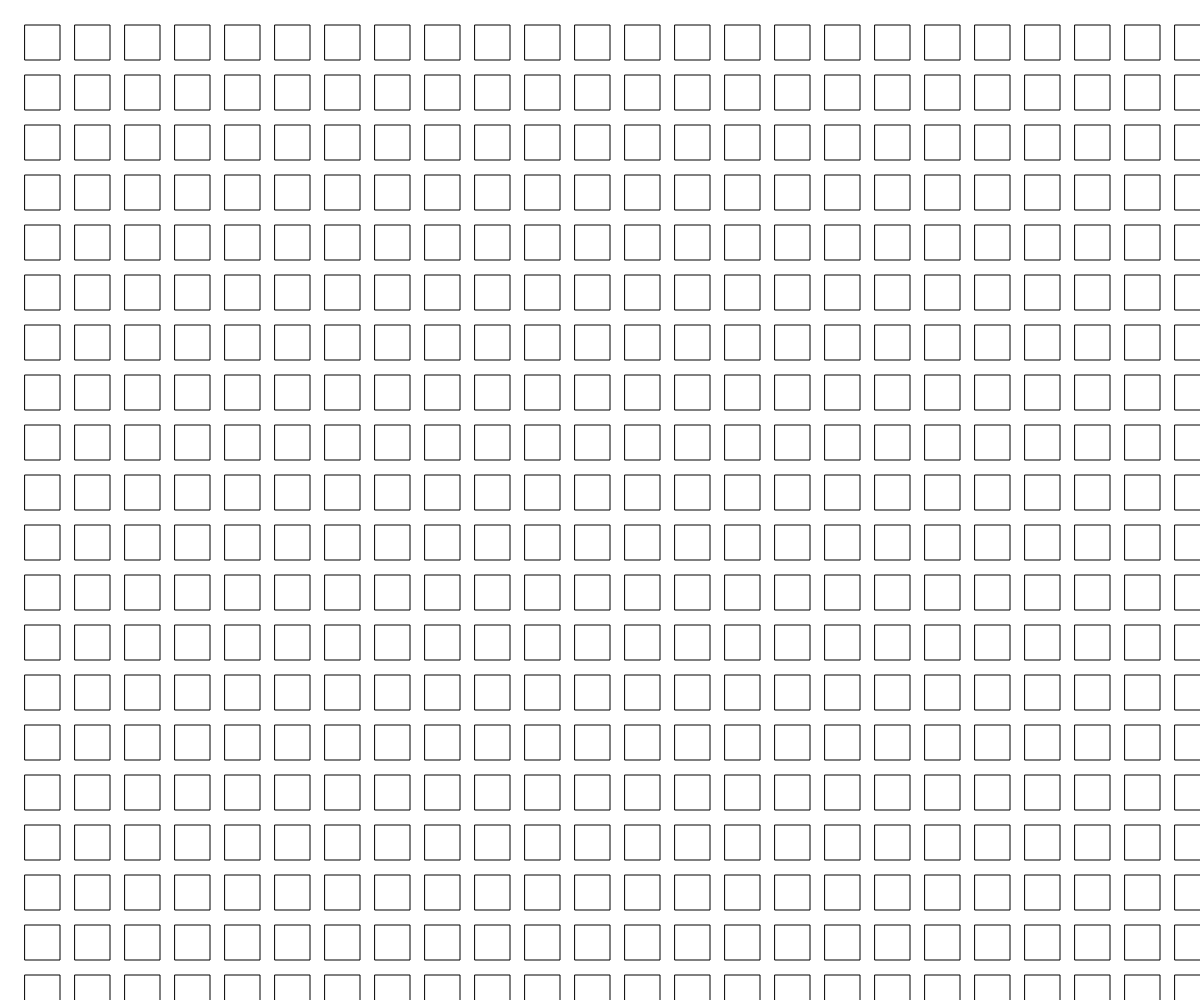
Frame 1 (no input)
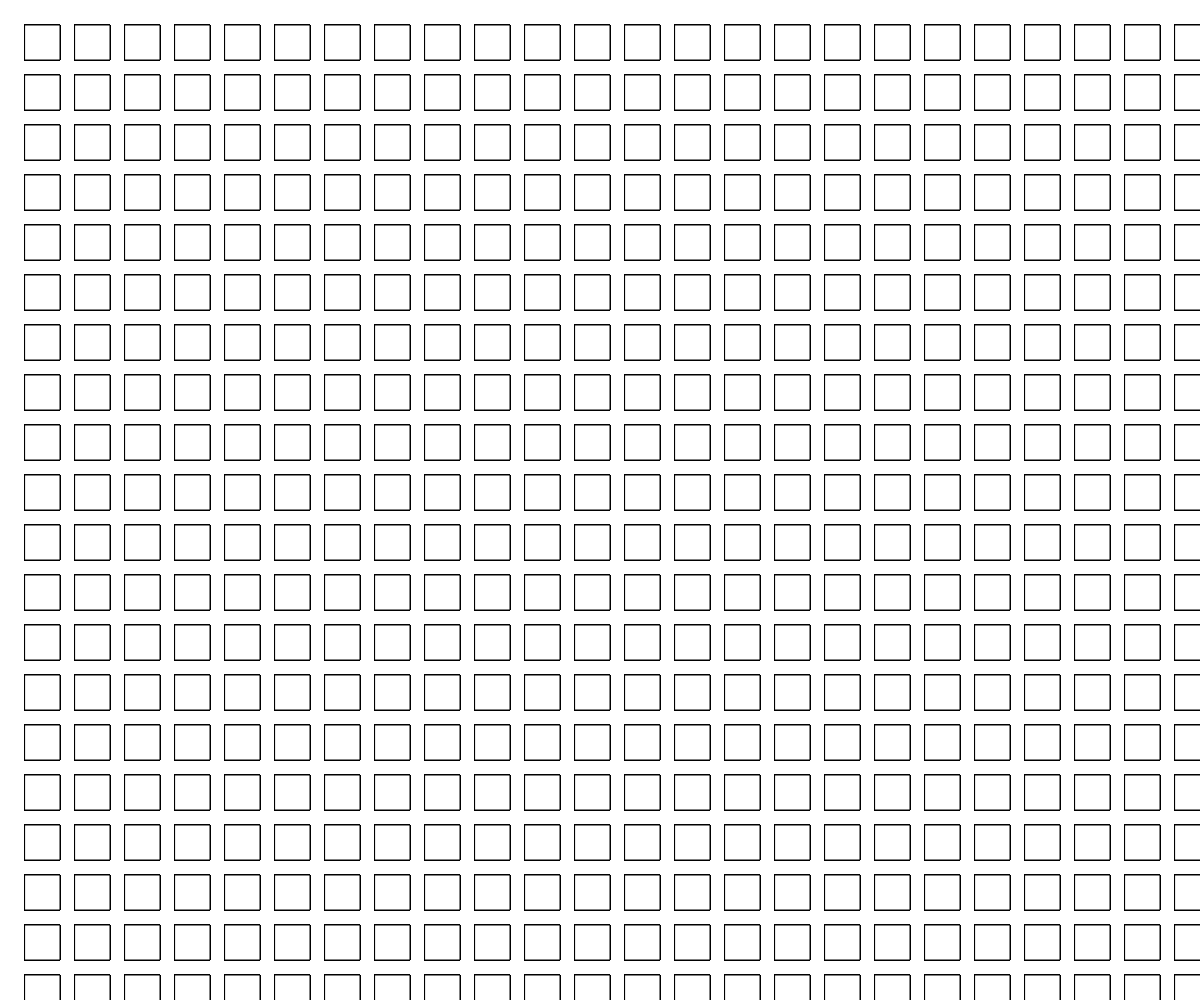
Frame 60 (no input)
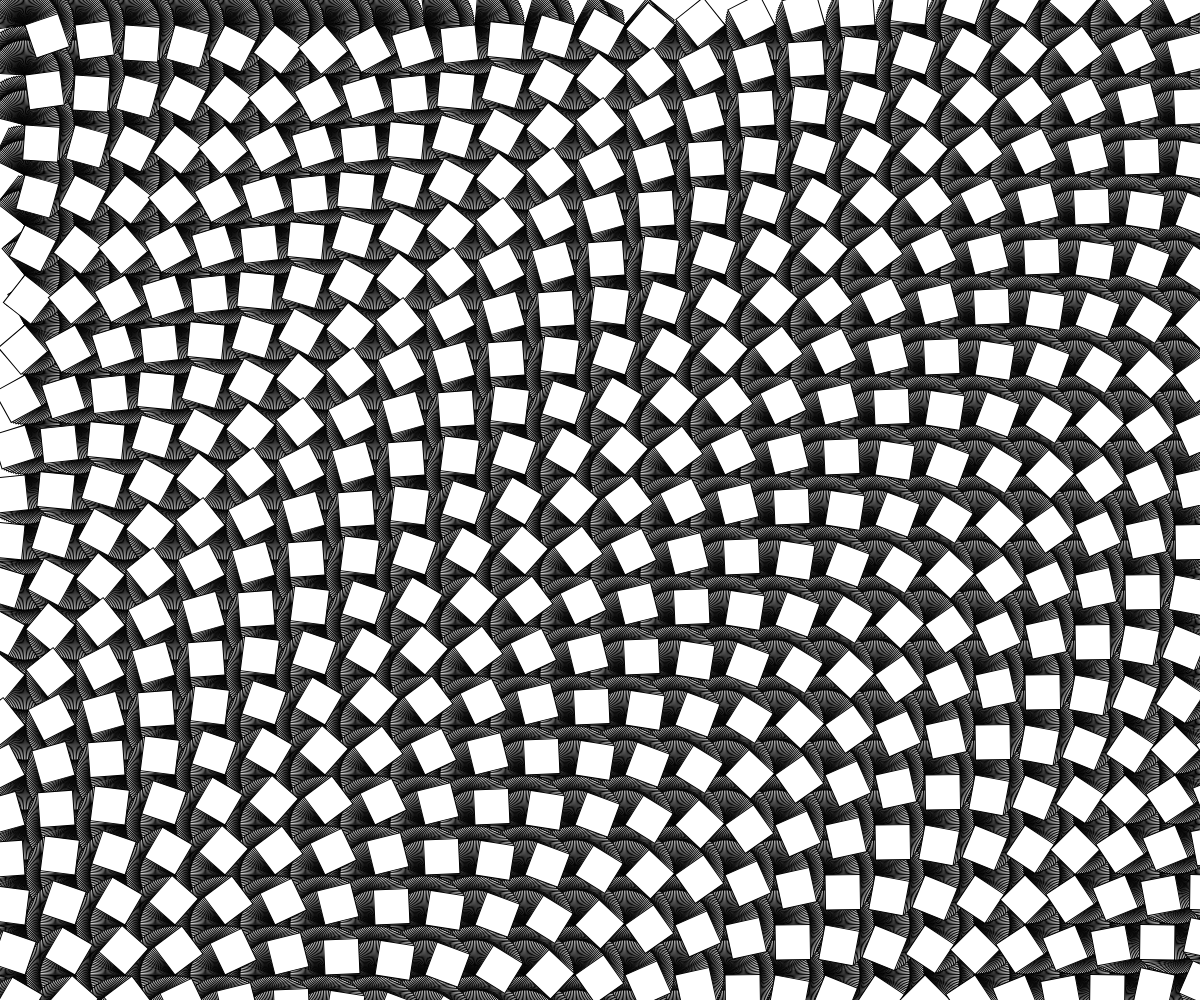
Frame 120 (the mouse pressed at the canvas centre since frame 60)

The p5.js sketch that drew these frames (run headless with seeded random() and noise() and a simulated clock; from frame 60 on, the mouse is pressed at the canvas centre):

// p5.js sketch
// ── sketch.js
var s = 0;
var r = 0;
var columns = 0;
var rows = 0;
function setup() {
  createCanvas(windowWidth,windowHeight);
  background(255);
  //rectMode(CENTER);
  smooth();  
  noStroke();
}

function draw() {
  //background(255);
  s = map(mouseX,0,width,0,10);
  while (rows*50<=height){
  while (columns*50<=width){
    fill(255);
    stroke(0);
      push();
      translate(columns*50+25,rows*50+25);
      rotate(r+columns/s+rows/s);
      rect(0,0,35,35);
      pop();
    columns++;
  }
  columns = 0;
  rows++;
  }
  rows=0;
  r+=0.05;
}
